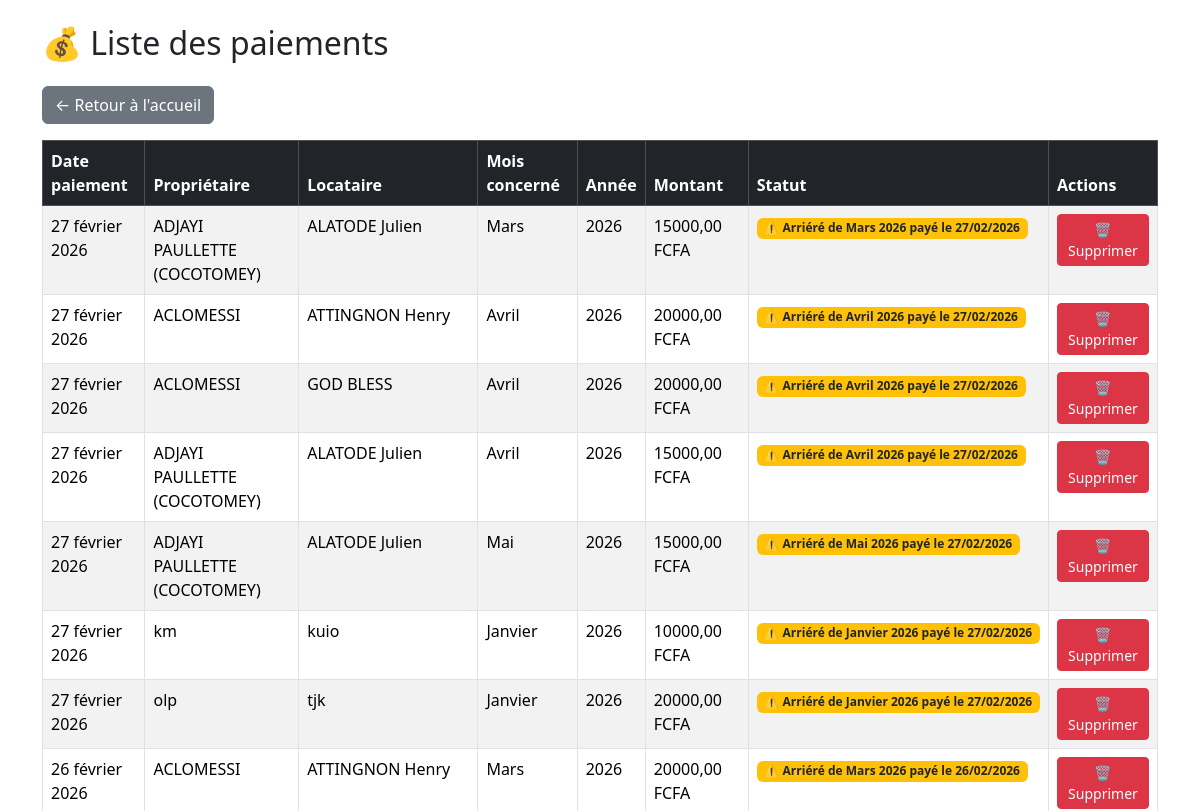
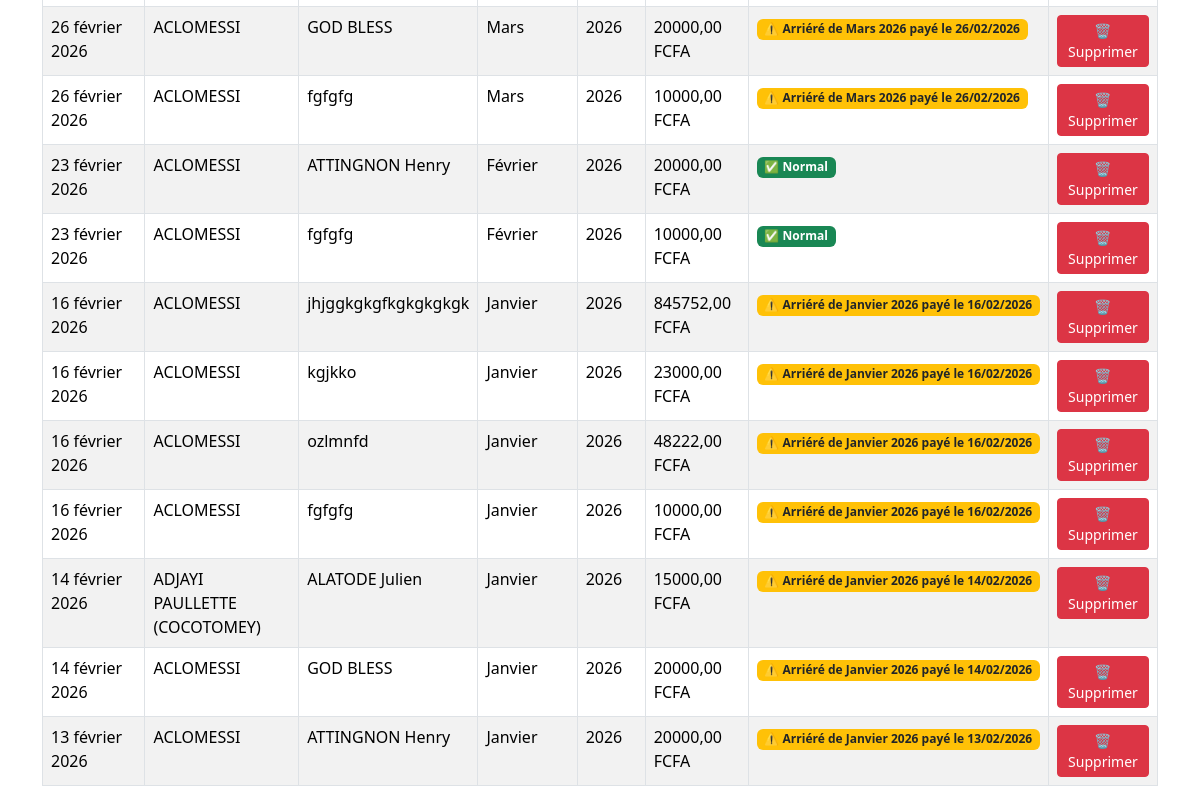
Before: /paiements/ with the older database file (2 pictures, top to bottom).
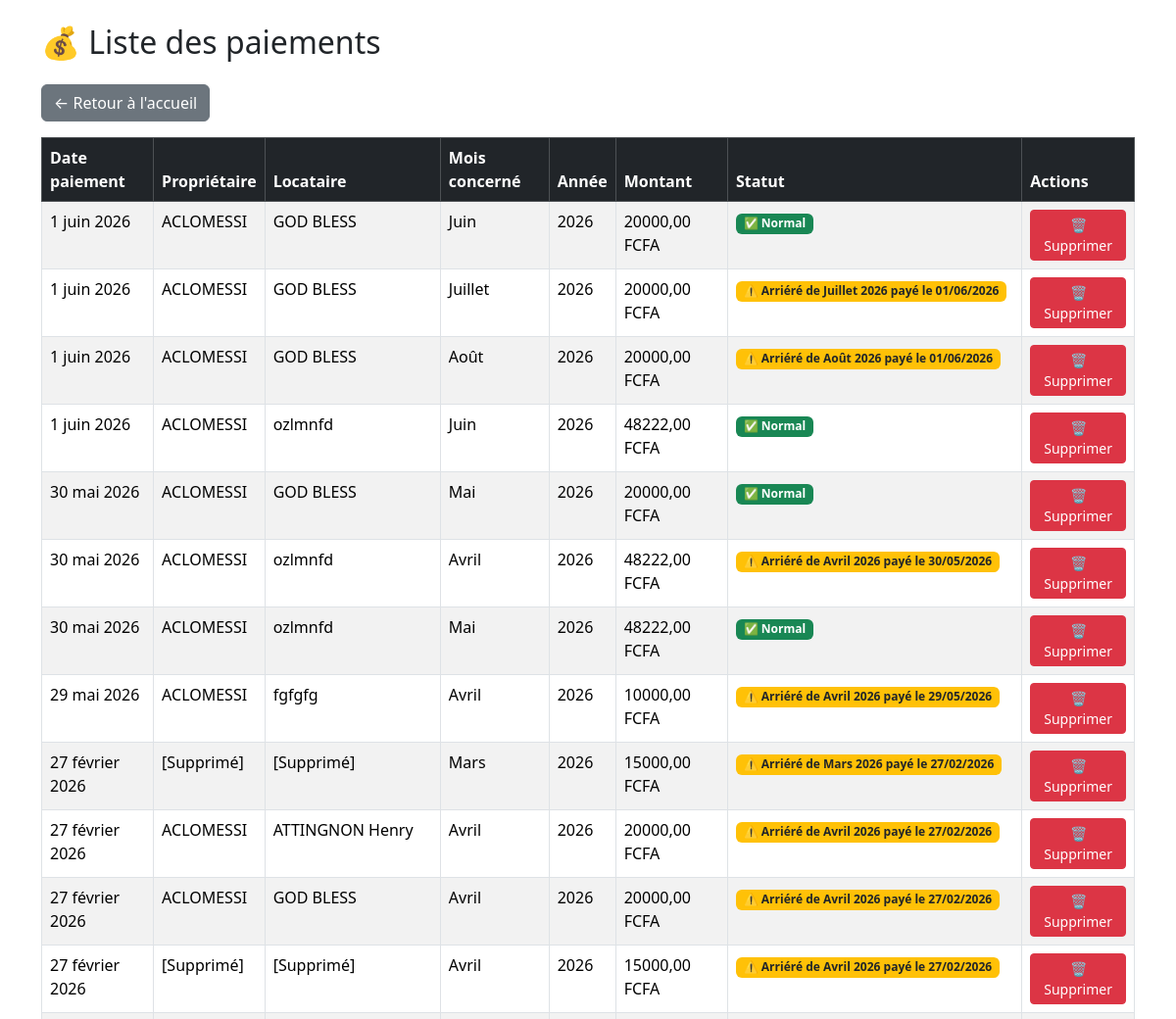
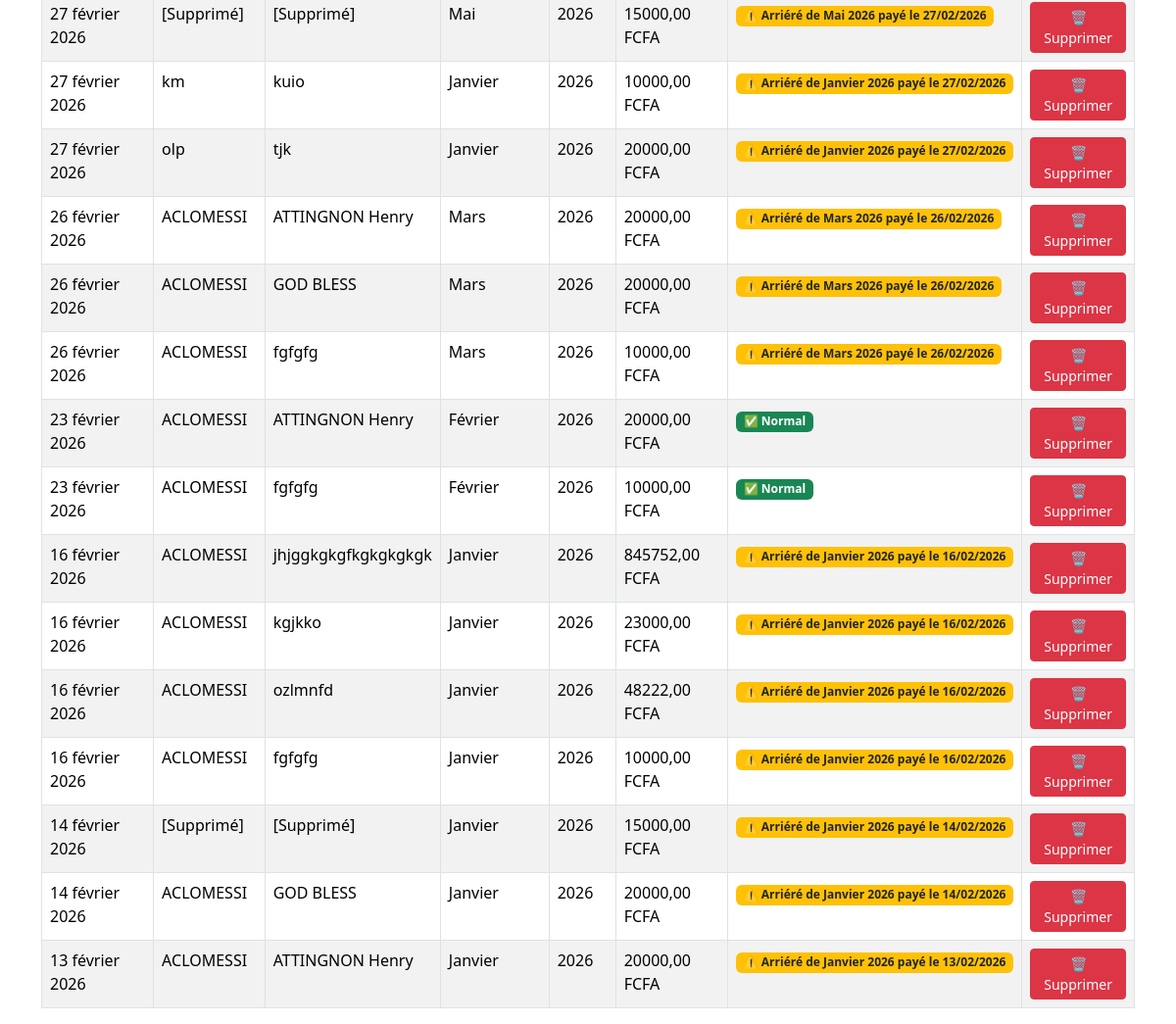
After: the same page with the newer database file (2 pictures, top to bottom).
### core/models.py (models this page shows, shortened)
class Paiement(models.Model):
    MOIS_CHOICES = [
        (1, "Janvier"), (2, "Février"), (3, "Mars"), (4, "Avril"),
        (5, "Mai"), (6, "Juin"), (7, "Juillet"), (8, "Août"),
        (9, "Septembre"), (10, "Octobre"), (11, "Novembre"), (12, "Décembre"),
    ]
    proprietaire = models.ForeignKey(
        Proprietaire,
        on_delete=models.SET_NULL,  # ← MODIFIÉ (était CASCADE)
        related_name="paiements",
        verbose_name="Propriétaire",
        null=True,                  # ← AJOUTÉ
    )
    locataire = models.ForeignKey(
        Locataire,
        on_delete=models.SET_NULL,  # ← MODIFIÉ (était CASCADE)
        related_name="paiements",
        verbose_name="Locataire",
        null=True,                  # ← AJOUTÉ
    )
    date_paiement = models.DateField(verbose_name="Date de paiement")
    mois_concerne = models.IntegerField(choices=MOIS_CHOICES, verbose_name="Mois concerné", null=True, blank=True)
    annee = models.IntegerField(verbose_name="Année", null=True, blank=True)
    montant = models.DecimalField(max_digits=10, decimal_places=2, default=0, verbose_name="Montant")
    frais_wc = models.DecimalField(max_digits=10, decimal_places=2, default=0, verbose_name="Frais WC")
    paye_en_avance = models.BooleanField(default=False, verbose_name="Payé en avance")
    class Meta:
        constraints = [
            models.UniqueConstraint(
                fields=['locataire', 'mois_concerne', 'annee'],
                name='unique_paiement_locataire_mois_annee',
            )
        ]

class Proprietaire(models.Model):
    nom = models.CharField(max_length=100)
    numero = models.CharField(max_length=20, default="0000000000")
    is_deleted = models.BooleanField(default=False)  # ← AJOUTÉ

class Locataire(models.Model):
    nom = models.CharField(max_length=100)
    numero = models.CharField(max_length=20, default="0000000000")
    loyer_mensuel = models.DecimalField(max_digits=10, decimal_places=2, default=0)
    proprietaire = models.ForeignKey(
        Proprietaire,
        on_delete=models.SET_DEFAULT,   # ← MODIFIÉ (était CASCADE)
        related_name="locataires",
        verbose_name="Propriétaire",
        default=None,                   # ← AJOUTÉ
        null=True,                      # ← AJOUTÉ
    )
    is_deleted = models.BooleanField(default=False)  # ← AJOUTÉ

### core/views.py (the view)
# urls.py: path("paiements/", views.liste_paiements, name="liste_paiements"),
def liste_paiements(request):
    paiements = Paiement.objects.select_related("locataire", "proprietaire").all().order_by("-date_paiement")
    return render(request, "core/liste_paiements.html", {"paiements": paiements})

### core/templates/core/liste_paiements.html (shortened to what this page needs)
<!DOCTYPE html>
<html lang="fr">
<head>
    <link rel="stylesheet" href="https://cdn.jsdelivr.net/npm/bootstrap@5.3.2/dist/css/bootstrap.min.css">
</head>
<body class="container mt-4">
    <h2 class="mb-4">💰 Liste des paiements</h2>
    <a href="{% url 'accueil' %}" class="btn btn-secondary mb-3">← Retour à l'accueil</a>
    <table class="table table-striped table-bordered">
        <thead class="table-dark">
            <tr>
                <th>Date paiement</th>
                <th>Propriétaire</th>
                <th>Locataire</th>
                <th>Mois concerné</th>
                <th>Année</th>
                <th>Montant</th>
                <th>Statut</th>
                <th>Actions</th>
            </tr>
        </thead>
        <tbody>
            {% for paiement in paiements %}
            <tr>
                <td>{{ paiement.date_paiement }}</td>
                <td>{{ paiement.proprietaire.nom|default:"[Supprimé]" }}</td>
                <td>{{ paiement.locataire.nom|default:"[Supprimé]" }}</td>
                <td>{{ paiement.get_mois_concerne_display }}</td>
                <td>{{ paiement.annee }}</td>
                <td>{{ paiement.montant }} FCFA</td>
                <td>
    {% if paiement.mois_concerne != paiement.date_paiement.month or paiement.annee != paiement.date_paiement.year %}
        <span class="badge bg-warning text-dark">
            ⚠️ Arriéré de
            {{ paiement.get_mois_concerne_display }} {{ paiement.annee }}
            payé le {{ paiement.date_paiement|date:"d/m/Y" }}
        </span>
    {% else %}
        <span class="badge bg-success">✅ Normal</span>
    {% endif %}
</td>
                <td>
                    <button class="btn btn-sm btn-danger" data-bs-toggle="modal" data-bs-target="#modalSupprimerPaiement{{ paiement.id }}">
                        🗑️ Supprimer
                    </button>
                </td>
            </tr>
            {% empty %}
            <tr>
                <td colspan="8" class="text-center">Aucun paiement enregistré</td>
            </tr>
            {% endfor %}
        </tbody>
    </table>
</body>
</html>

Changed rows visible on the page:
added Paiement: date_paiement "1 juin 2026", proprietaire.nom "ACLOMESSI", locataire.nom "GOD BLESS", mois_concerne "Juin", annee "2026", montant "20000,00", shows "✅ Normal"
added Paiement: date_paiement "1 juin 2026", proprietaire.nom "ACLOMESSI", locataire.nom "GOD BLESS", mois_concerne "Juillet", annee "2026", montant "20000,00", date_paiement "01/06/2026"
added Paiement: date_paiement "1 juin 2026", proprietaire.nom "ACLOMESSI", locataire.nom "GOD BLESS", mois_concerne "Août", annee "2026", montant "20000,00", date_paiement "01/06/2026"
added Paiement: date_paiement "1 juin 2026", proprietaire.nom "ACLOMESSI", locataire.nom "ozlmnfd", mois_concerne "Juin", annee "2026", montant "48222,00", shows "✅ Normal"
added Paiement: date_paiement "30 mai 2026", proprietaire.nom "ACLOMESSI", locataire.nom "GOD BLESS", mois_concerne "Mai", annee "2026", montant "20000,00", shows "✅ Normal"
added Paiement: date_paiement "30 mai 2026", proprietaire.nom "ACLOMESSI", locataire.nom "ozlmnfd", mois_concerne "Avril", annee "2026", montant "48222,00", date_paiement "30/05/2026"
added Paiement: date_paiement "30 mai 2026", proprietaire.nom "ACLOMESSI", locataire.nom "ozlmnfd", mois_concerne "Mai", annee "2026", montant "48222,00", shows "✅ Normal"
added Paiement: date_paiement "29 mai 2026", proprietaire.nom "ACLOMESSI", locataire.nom "fgfgfg", mois_concerne "Avril", annee "2026", montant "10000,00", date_paiement "29/05/2026"
changed through a linked row, Paiement (number 9 of 27 on the later page): proprietaire.nom "ADJAYI PAULLETTE (COCOTOMEY)" → "[Supprimé]"; locataire.nom "ALATODE Julien" → "[Supprimé]"
changed through a linked row, Paiement (number 12 of 27 on the later page): proprietaire.nom "ADJAYI PAULLETTE (COCOTOMEY)" → "[Supprimé]"; locataire.nom "ALATODE Julien" → "[Supprimé]"
changed through a linked row, Paiement (number 13 of 27 on the later page): proprietaire.nom "ADJAYI PAULLETTE (COCOTOMEY)" → "[Supprimé]"; locataire.nom "ALATODE Julien" → "[Supprimé]"
changed through a linked row, Paiement (number 25 of 27 on the later page): proprietaire.nom "ADJAYI PAULLETTE (COCOTOMEY)" → "[Supprimé]"; locataire.nom "ALATODE Julien" → "[Supprimé]"
